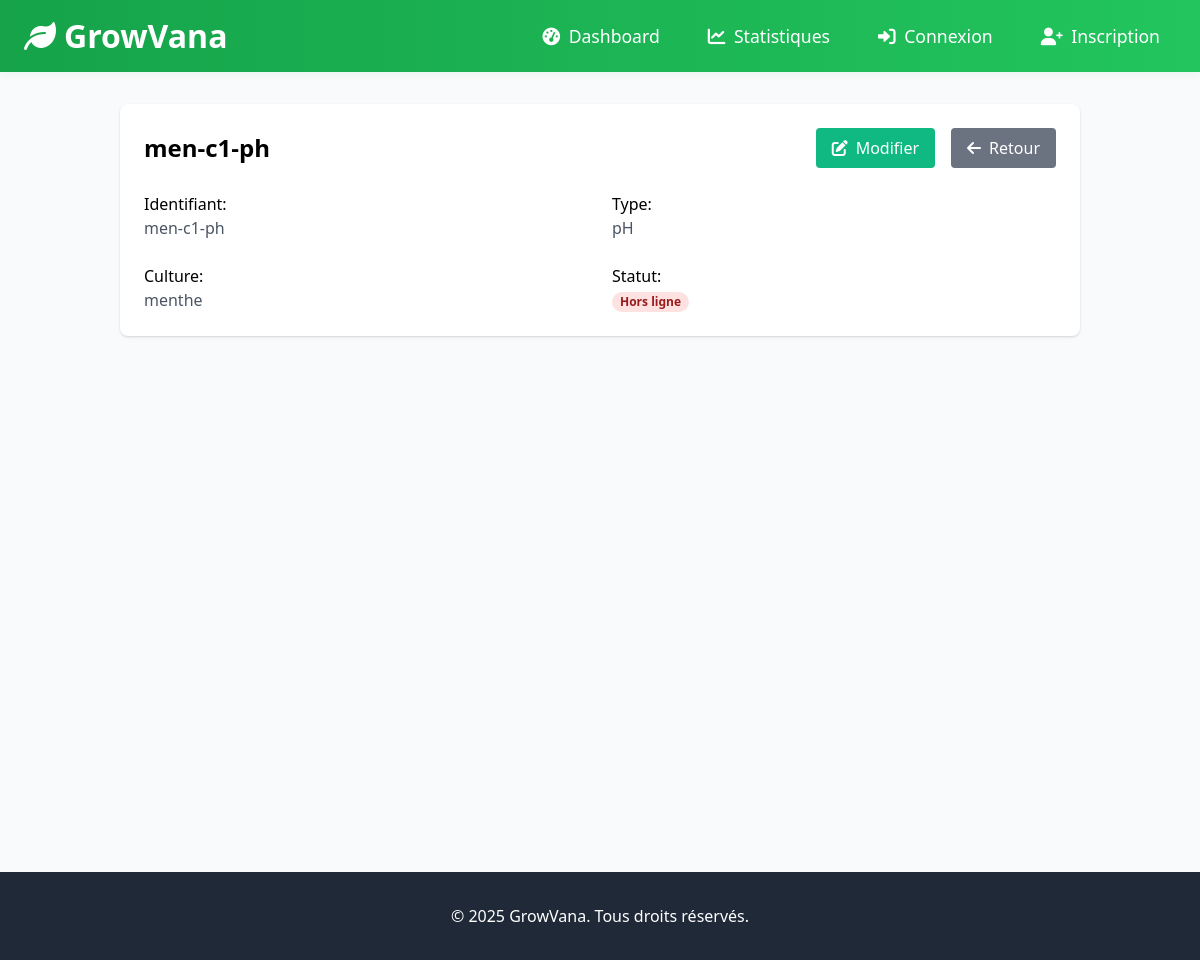
Before: /capteurs/1/ with the older database file.
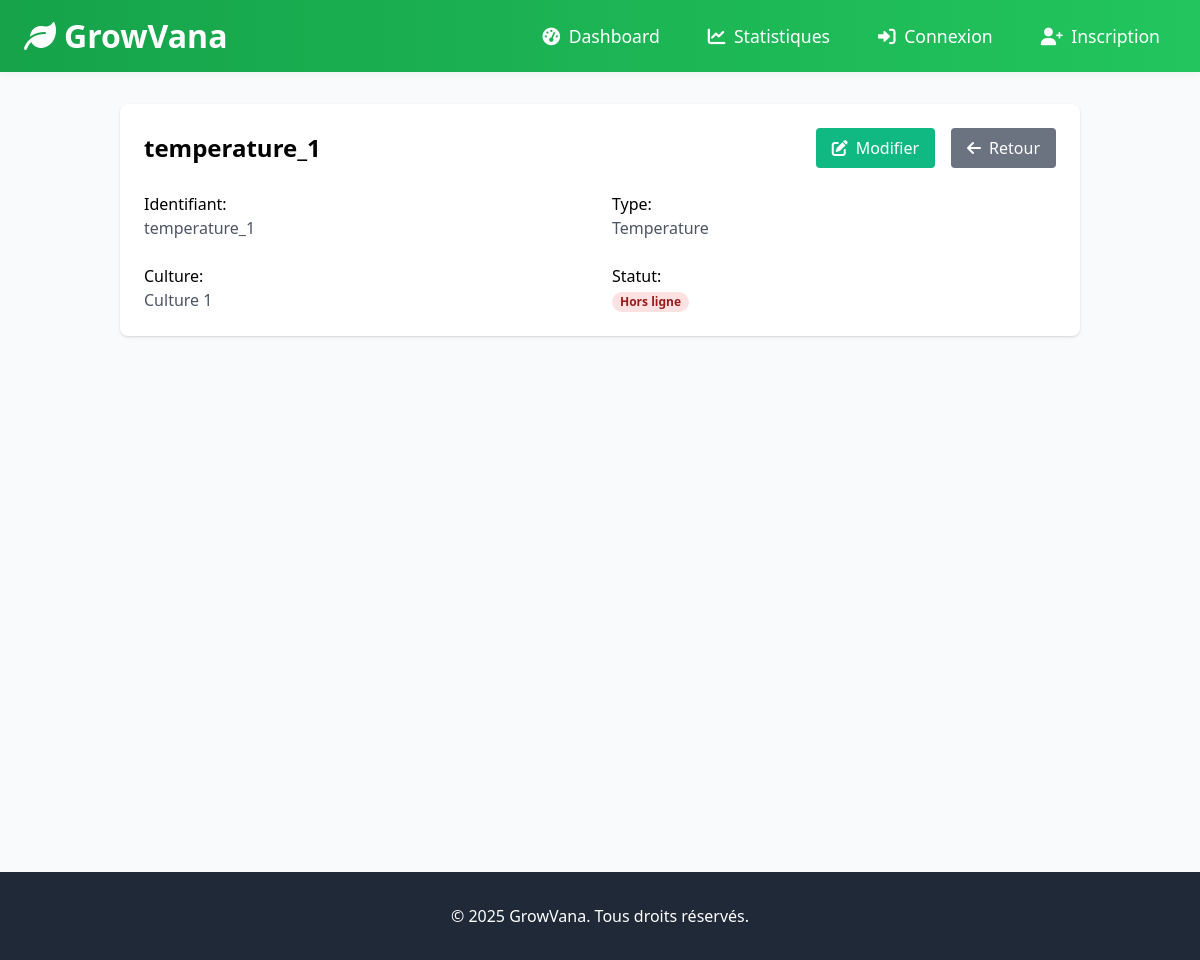
After: the same page with the newer database file.
### capteurs/models.py (models this page shows, shortened)
class Capteur(models.Model):
    identifier = models.CharField(max_length=100, unique=True)
    type = models.ForeignKey(CapteurType, on_delete=models.CASCADE)
    culture = models.ForeignKey(Culture, on_delete=models.CASCADE, related_name='capteurs')

class CapteurType(models.Model):
    name = models.CharField(max_length=50)  # e.g. Temperature, pH, etc.
    unit = models.CharField(max_length=20)  # °C, %, etc.

### culture/models.py (models this page shows, shortened)
class Culture(models.Model):
    user = models.ForeignKey(settings.AUTH_USER_MODEL, on_delete=models.CASCADE, related_name='cultures', null=True, blank=True)
    name = models.CharField(max_length=100)
    description = models.TextField(blank=True)
    created_at = models.DateTimeField(auto_now_add=True)

### capteurs/views.py (the view)
# urls.py: path('<int:pk>/', views.capteur_detail, name='capteur-detail'),
def capteur_detail(request, pk):
    capteur = get_object_or_404(Capteur, pk=pk)
    return render(request, 'capteurs/detail.html', {'capteur': capteur})

### capteurs/templates/capteurs/detail.html
{% extends 'base.html' %}
{% block content %}
<div class="container mx-auto p-4">
    <div class="bg-white rounded-lg shadow p-6">
        <div class="flex justify-between items-center mb-6">
            <h1 class="text-2xl font-bold">{{ capteur.identifier }}</h1>
            <div class="flex space-x-4">
                <a href="{% url 'capteurs:capteur-edit' capteur.pk %}" class="bg-green-500 text-white px-4 py-2 rounded hover:bg-green-600">
                    <i class="fas fa-edit mr-2"></i>Modifier
                </a>
                <a href="{% url 'capteurs:capteur-list' %}" class="bg-gray-500 text-white px-4 py-2 rounded hover:bg-gray-600">
                    <i class="fas fa-arrow-left mr-2"></i>Retour
                </a>
            </div>
        </div>
        <div class="grid grid-cols-1 md:grid-cols-2 gap-6">
            <div>
                <p class="font-medium">Identifiant:</p>
                <p class="text-gray-600">{{ capteur.identifier }}</p>
            </div>
            <div>
                <p class="font-medium">Type:</p>
                <p class="text-gray-600">{{ capteur.type.name }}</p>
            </div>
            <div>
                <p class="font-medium">Culture:</p>
                <p class="text-gray-600">{{ capteur.culture.name }}</p>
            </div>
            <div>
                <p class="font-medium">Statut:</p>
                <p class="text-gray-600">
                    {% with status=capteur.capteurstatus_set.first %}
                        {% if status.status == 'online' %}
                            <span class="px-2 inline-flex text-xs leading-5 font-semibold rounded-full bg-green-100 text-green-800">En ligne</span>
                        {% else %}
                            <span class="px-2 inline-flex text-xs leading-5 font-semibold rounded-full bg-red-100 text-red-800">Hors ligne</span>
                        {% endif %}
                    {% endwith %}
                </p>
            </div>
        </div>
    </div>
</div>
{% endblock %}

### templates/base.html (shortened to what this page needs)
{% load static %}
<!DOCTYPE html>
<html lang="fr">
<head>
    <link rel="stylesheet" href="{% static 'css/styles.css' %}">
    <link rel="stylesheet" href="{% static 'css/responsive-navbar.css' %}">
    <link rel="stylesheet" href="{% static 'css/notification.css' %}">
    <link href="https://cdn.jsdelivr.net/npm/tailwindcss@2.2.19/dist/tailwind.min.css" rel="stylesheet">
    <link href="https://cdnjs.cloudflare.com/ajax/libs/font-awesome/6.0.0/css/all.min.css" rel="stylesheet">
</head>
<body class="bg-gray-50">
    <nav class="navbar">
        <div class="navbar-container">
            <a href="{% url 'landing_page:home' %}" class="navbar-brand">
                <i class="fas fa-leaf"></i> GrowVana
            </a>
            <div class="navbar-links" id="navbarLinks">
                <a href="{% url 'dashboard:home' %}" class="navbar-link">
                    <i class="fas fa-tachometer-alt mr-1"></i> Dashboard
                </a>
                <a href="/dashboard/stats/" class="navbar-link">
                    <i class="fas fa-chart-line mr-1"></i> Statistiques
                </a>
                {% if user.is_authenticated %}
                <a href="{% url 'account_logout' %}" class="navbar-link">
                    <i class="fas fa-sign-out-alt mr-1"></i> Déconnexion
                </a>
                {% else %}
                <a href="{% url 'account_login' %}" class="navbar-link">
                    <i class="fas fa-sign-in-alt mr-1"></i> Connexion
                </a>
                <a href="{% url 'account_signup' %}" class="navbar-link">
                    <i class="fas fa-user-plus mr-1"></i> Inscription
                </a>
                {% endif %}
            </div>
        </div>
    </nav>
    <main class="container mx-auto p-4 min-h-screen">
        {% block content %}{% endblock %}
    </main>
    <footer class="bg-gray-800 text-white py-8">
        <div class="container mx-auto text-center">
            <p>&copy; 2025 GrowVana. Tous droits réservés. </p>
        </div>
    </footer>
</body>
</html>

### static/css/responsive-navbar.css (style rules this page uses)
.navbar { background: linear-gradient(90deg, #16a34a 0%, #22c55e 100%); color: #fff; padding: 0.75rem 1.5rem; box-shadow: 0 2px 8px rgba(34,197,94,0.08); position: relative; z-index: 50; }
.navbar-container { display: flex; align-items: center; justify-content: space-between; flex-wrap: wrap; max-width: 1200px; margin: 0 auto; }
.navbar-brand { font-size: 2rem; font-weight: bold; display: flex; align-items: center; gap: 0.5rem; color: #fff; text-decoration: none; }
.navbar-links { display: flex; align-items: center; gap: 1rem; transition: max-height 0.3s ease; }
.navbar-link { color: #fff; text-decoration: none; font-size: 1.1rem; padding: 0.5rem 1rem; border-radius: 0.375rem; transition: background 0.2s; }
.navbar-links { will-change: max-height; }

Changed rows visible on the page:
changed Capteur: identifier "men-c1-ph" → "temperature_1"; type.name "pH" → "Temperature"; culture.name "menthe" → "Culture 1"
